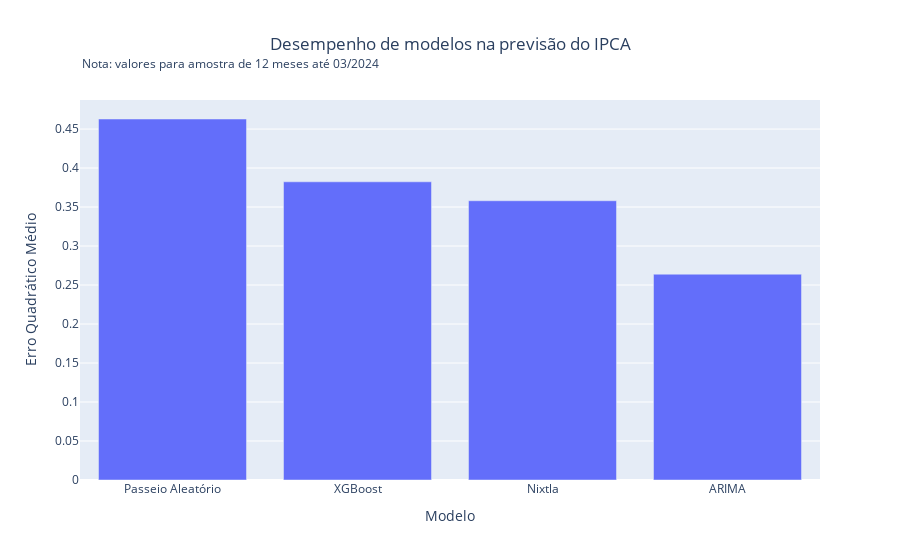

Notebook code for this chart:
### Code cell
# Criar o gráfico de barras
fig = go.Figure(data=[go.Bar(
    x=acuracia['Modelo'], 
    y=acuracia['RMSE']
)])

# Personalizar o gráfico
fig.update_layout(
    title="Desempenho de modelos na previsão do IPCA",
    xaxis_title="Modelo",
    yaxis_title="Erro Quadrático Médio",
    xaxis={'categoryorder':'total descending'},  # Ordenar barras do maior para o menor RMSE
    title_x=0.5,  # Centralizar o título
    
    # Adicionar nota como anotação
    annotations=[dict(
        x=0, 
        y=1.125, 
        xref="paper", 
        yref="paper", 
        text="Nota: valores para amostra de 12 meses até " + y_teste.index.max().strftime("%m/%Y"),
        showarrow=False
    )]
)

# Exibir o gráfico
fig.show()

### Figure 1 — Plotly figure (JSON) as saved in the notebook; plotly's stock layout.template omitted (floating-point values rounded to 4 significant figures)
{"data": [{"type": "bar", "x": ["ARIMA", "XGBoost", "Nixtla", "Passeio Aleatório"], "y": [0.2639, 0.3824, 0.3581, 0.4629]}], "layout": {"annotations": [{"showarrow": false, "text": "Nota: valores para amostra de 12 meses até 03/2024", "x": 0, "xref": "paper", "y": 1.125, "yref": "paper"}], "title": {"text": "Desempenho de modelos na previsão do IPCA", "x": 0.5}, "xaxis": {"categoryorder": "total descending", "title": {"text": "Modelo"}}, "yaxis": {"title": {"text": "Erro Quadrático Médio"}}}}
